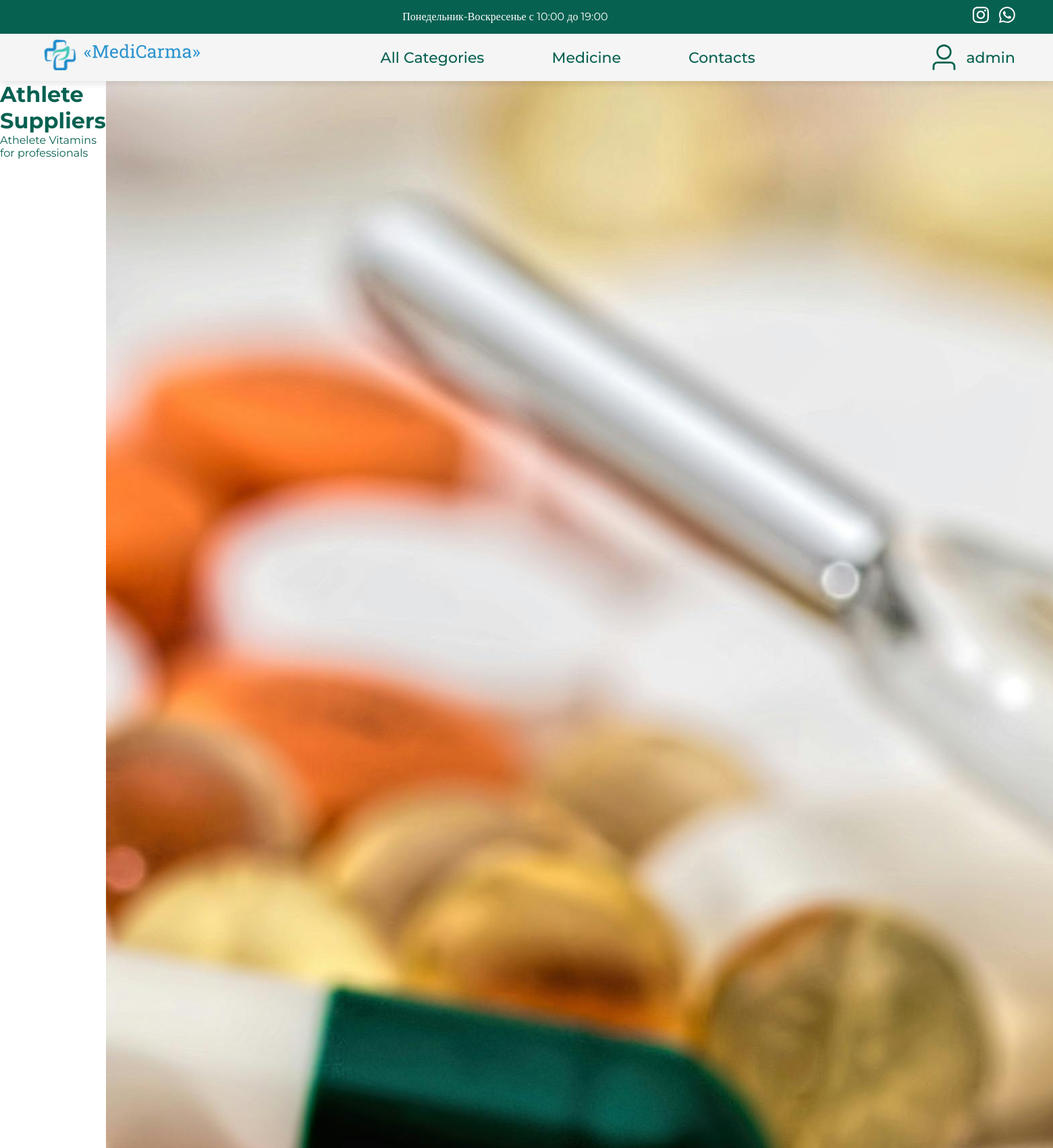
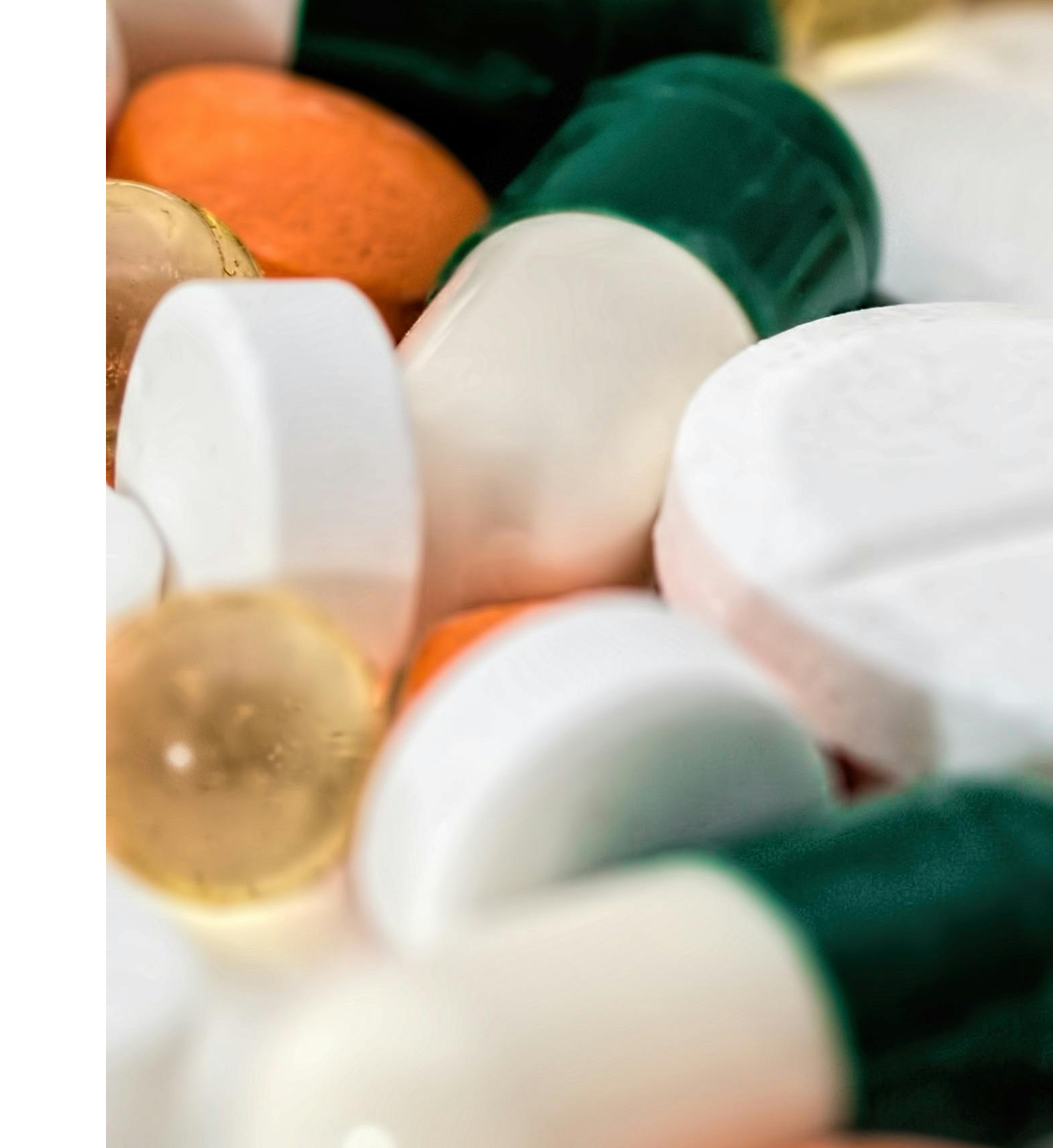
/products/4/ (signed in, upper part), run on the app's committed database (2 pictures, top to bottom).
### medicarma_app/models.py (models this page shows, shortened)
class Products(models.Model):
    name = models.CharField(max_length=200)
    description = models.CharField(max_length=200)
    image = models.ImageField(upload_to='products/')

### medicarma_app/views.py (the view)
# urls.py: path('products/<int:product_id>/', views.product_detail_view, name="product_detail")
@login_required
def product_detail_view(request, product_id):
    product = get_object_or_404(Products, id=product_id)
    return render(request, 'products/product_detail.html', {'product': product})

### medicarma_app/templates/products/product_detail.html (shortened to what this page needs)
{% load static %}
<!DOCTYPE html>
<html lang="en">
<head>
    <link rel="stylesheet" href="{% static "styles/styles.css" %}">
</head>
<body>
    <div class="banner">
        <div class="container">
            <div class="banner-content">
                <div class="">Понедельник-Воскресенье с 10:00 до 19:00 </div>
                <div class="banner-icons">
                    <a href="#"><img src="{% static 'images/insta-logo.svg' %}" alt="insta"></a>
                    <a href="#"><img src="{% static 'images/whatsapp-logo.svg' %}" alt="whatsapp"></a>
                </div>
            </div>
        </div>
    </div>
     <nav class="navbar">
        <div class="container">
            <div class="navbar-content">
                <a href="#" class="navbar-logo">
                    <img class="logo" src="{% static 'images/main-logo.svg' %}" alt="logo">
                </a>
                <div class="links">
                    <ul class="navbar-menu">
                        <li><a id="navbar-close" href="{% url 'home' %}">All Categories</a></li>
                        <li><a id="navbar-close" href="{% url 'products' %}">Medicine</a></li>
                        <li id="toggle-modal"><a id="navbar-close" href="#">Contacts</a></li>
                    </ul>
                </div>
                <div class="navbar-profile">
                    <div class="profile-holder">
                        <div class="profile">
                            <img src="{% static 'images/user-icon.svg' %}" alt="user-icon">
                            <div class="">{{ request.user.username }}</div>
                        </div>
                    </div>
                </div>
            </div>
        </div>
     </nav>
     <div class="product-detail">
        {% block content %}
            <div class="">
                <h1>{{ product.name }}</h1>
                <p>{{ product.description }}</p>
            </div>
            <img src="{{ product.image.url }}" alt="{{ product.name }}">
        {% endblock %}
    </div>
</body>
</html>

### medicarma_app/static/styles/styles.css (style rules this page uses)
* { margin: 0; padding: 0; box-sizing: border-box; font-family: "Montserrat", serif; }
html { scroll-behavior: smooth; }
body { background-color: #FFFFFF; color: #076151; }
li { list-style-type: none; margin: 0; padding: 0; }
a { text-decoration: none; color: inherit; transition: color 0.3s ease; transition: color 0.2s ease-in-out; }
.container { width: 100%; max-width: 100%; padding-left: 1rem; padding-right: 1rem; margin-left: auto; margin-right: auto; }
.banner { background-color: #076151; height: 50px; }
.banner-icons { display: none; }
.banner-content { display: flex; justify-content: center; align-items: center; padding-top: 10px; color: white; }
.navbar { background: #F5F5F5; position: relative; z-index: 1000; box-shadow: 0 4px 10px rgba(0, 0, 0, 0.1); }
.navbar-content { display: flex; position: relative; justify-content: space-between; align-items: center; height: 70px; }
.logo { width: 200px; }
.navbar-menu { display: none; }
.navbar-menu > * { transition: opacity 0.3 ease-in-out; }
.links { position: fixed; top: 0; left: -100%; width: 100%; height: 100vh; background-color: rgba(245, 245, 245, 0.95); display: flex; flex-direction: column; justify-content: center; align-items: center; gap: 20px; z-index: 1000; transition: left 0.3s ease-in-out; }
.navbar-menu { display: flex; flex-direction: column; gap: 20px; font-size: 24px; align-items: center; }
.profile-holder { position: relative; }
.navbar-profile { display: flex; align-items: center; gap: 10px; font-size: 22px; font-weight: 500; }
.profile { display: flex; align-items: center; gap: 10px; cursor: pointer; user-select: none; }
.product-detail { width: 100%; display: flex; justify-content: space-between; }
@media (min-width: 640px) { .container { max-width: 640px; } }
@media (min-width: 640px) { .logo { width: 250px; } }
@media (min-width: 768px) { .container { max-width: 768px; } }
@media (min-width: 768px) { .banner-content { justify-content: space-between; } }
@media (min-width: 768px) { .banner-icons { display: flex; gap: 15px; } }
@media (min-width: 968px) { .container { max-width: 968px; } }
@media (min-width: 968px) { .navbar-menu { display: flex; flex-direction: row; justify-content: center; gap: 100px; align-items: center; font-size: 22px; font-weight: 500; } }
@media (min-width: 968px) { .links { position: static; display: flex; width: auto; height: auto; background: none; flex-direction: row; } }
@media (min-width: 1280px) { .container { max-width: 1280px; } }
@media (min-width: 1480px) { .container { max-width: 1480px; } }

### data on the page
Products: name "Athlete Suppliers", description "Athelete Vitamins for professionals", image (picture)

### other printed values
{{ request.user.username }} "admin"
